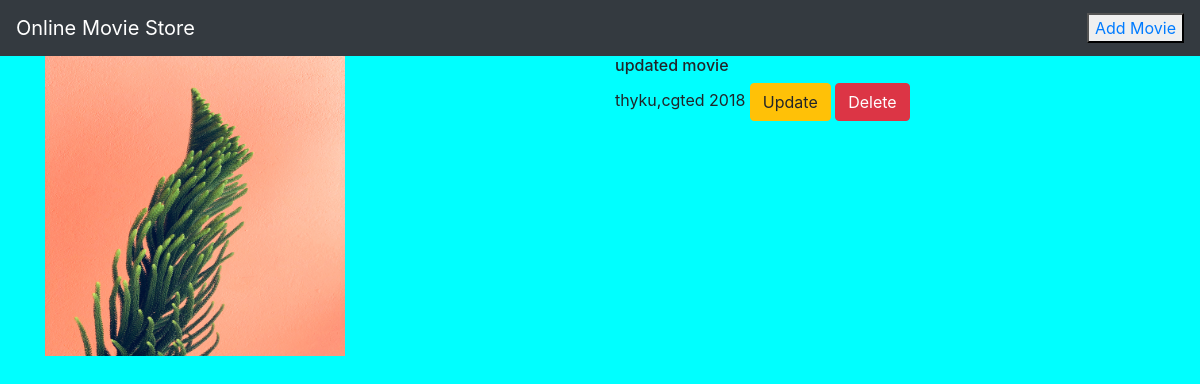
/movie/3/, run on the app's committed database.
### movieapp/models.py (models this page shows, shortened)
class Movie(models.Model):
    name=models.CharField(max_length=250)
    desc=models.TextField()
    year=models.IntegerField()
    img=models.ImageField(upload_to='gallery')

### movieapp/views.py (the view)
# urls.py: path('movie/<int:movie_id>/',views.details,name='details'),
def details(request,movie_id):
    movie=Movie.objects.get(id=movie_id)
    return render(request,'details.html',{'movie':movie})

### templates/details.html
{% extends 'base.html' %}
{% block body %}
<div class="container">
    <div class="row">
        <div class="col-md-6">
            <img src="{{movie.img.url}}" width="300" height="300">
        </div>
<div class="col-md-6">
    <h6>{{movie.name}}</h6>
    {{movie.desc}}
    {{movie.year}}
    <a class="btn btn-warning" href="{% url 'movieapp:update' movie.id %}">Update</a>
    <a class="btn btn-danger" href="{% url 'movieapp:delete' movie.id %}">Delete</a>
</div>
    </div>
</div>
{% endblock %}

### static/style.css (style rules this page uses)
body { background-color:aqua; }

### data on the page
Movie: img (picture), name "updated movie", desc "thyku,cgted", year "2018"
